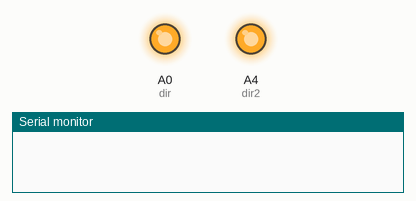
The sketch below on a simulated Arduino Uno, built with avr-gcc and run on an emulated ATmega328P. Parts: output pins drawn as LEDs (lit = HIGH), the last lines printed to the serial monitor. Pins used as bus, display or sensor lines are not drawn.

Above: at 1.6 s.
At 21.5 s:
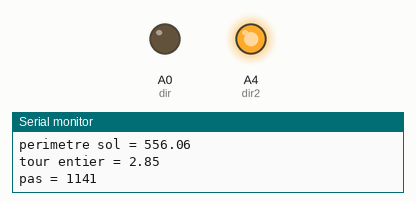
Timing chart, 0 to 26.7 s (numbered marks = the images above):
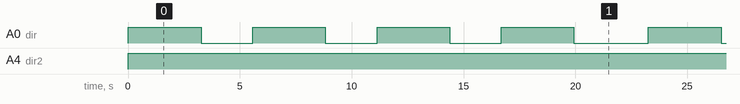

Measured:
- by itself, A0 (dir): repeats every 23.2 s: 3 × (LOW 2.3 s, HIGH 3.2 s), LOW 3.3 s, HIGH 3.3 s
- by itself, A4 (dir2): LOW → HIGH at 0.00 s
- by itself, everything shown: repeats every 23.2 s, in 8 steps

The sketch:

MOTEUR_QUI_MARCHE.ino
```cpp
const int diametreroue=62;
const int diametrentreroue=177;
const int nbrdepas=1600;
const float pi = 3.14159;
float perimetreroue;
float perimetresol;
float tourentier;
int pas;

int dir=A0;
int istep=A1;
int sleep=A2;

int dir2=A4;
int istep2=A5;
int sleep2=A3;

void setup() {
  Serial.begin(9600);
pinMode(dir,OUTPUT);
pinMode(istep,OUTPUT);
pinMode(sleep,OUTPUT);

pinMode(dir2,OUTPUT);
pinMode(istep2,OUTPUT);
pinMode(sleep2,OUTPUT);
}

void loop() {
   carrepierre();
  //calculangle(180);
//droite(1600);
  //calculangle(360);
//droite(pas);

stop();
delay(1000);
  }
```

FORME.ino
```cpp
void formeA() {}

void formeB() {}

void formeC() {}

void formeD() {}

void formeE() {}

void formeF() {}

void formeG() {}

void formeH() {}

void formeI() {}

void formeJ() {}

void formeK() {}

void formeL() {}

void formeM() {}

void formeN() {}

void formeO() {}

void formeP() {}
```

figures.ino
```cpp
void carre()
{
 toutdroit(800);
 gauche(1030);
 toutdroit(800);
 gauche(1030);
 toutdroit(800);
 gauche(1030);
 toutdroit(800);
}

void triangle()
{
  toutdroit(800);
  gauche(1300);
  toutdroit(800);
  gauche(1300);
  toutdroit(800);
}

void carrepierre()
{
  toutdroit(1600);
  calculangle(90);
droite(pas);
  toutdroit(1600);
droite(pas);
  toutdroit(1600);
droite(pas);
toutdroit(1600);
droite(pas);
}
```

fonction.ino
```cpp
 void toutdroit(int pas)
{
  int i;
  for (i = 1; i < pas; i++)
  {
    digitalWrite(dir, 1);
    digitalWrite(dir2, 1);

    digitalWrite(sleep, 1);
    digitalWrite(istep, 1);
    digitalWrite(sleep2, 1);
    digitalWrite(istep2, 1);

    delayMicroseconds(1000);
    digitalWrite(istep, 0);
    digitalWrite(istep2, 0);

    delayMicroseconds(1000);
  }
}

void stop()
{
  digitalWrite(sleep, 0);
  digitalWrite(sleep2, 0);

  // digitalWrite(istep,0);
}

void gauche(int pas)
{
  int i;
  for (i = 1; i < pas; i++)
  {
    digitalWrite(dir, 1);
    digitalWrite(dir2, 0);

    digitalWrite(sleep, 1);
    digitalWrite(istep, 1);
    digitalWrite(sleep2, 1);
    digitalWrite(istep2, 1);

    delayMicroseconds(1000);

    digitalWrite(istep, 0);
    digitalWrite(istep2, 0);


    delayMicroseconds(1000);
  }
}

void droite(int pas)
{
  int i;
  for (i = 1; i < pas; i++)
  {
    digitalWrite(dir, 0);
    digitalWrite(dir2, 1);

    digitalWrite(sleep, 1);
    digitalWrite(istep, 1);
    digitalWrite(sleep2, 1);
    digitalWrite(istep2, 1);

    delayMicroseconds(1000);

    digitalWrite(istep, 0);
    digitalWrite(istep2, 0);


    delayMicroseconds(1000);
  }
}

void reculer(int pas)
{
  int i;
  for (i = 1; i < pas; i++)
  {
    digitalWrite(dir, 1);
    digitalWrite(dir2, 1);

    digitalWrite(sleep, 1);
    digitalWrite(istep, 1);
    digitalWrite(sleep2, 1);
    digitalWrite(istep2, 1);

    delayMicroseconds(1000);
    digitalWrite(istep, 0);
    digitalWrite(istep2, 0);

    delayMicroseconds(1000);
  }
}


 void calculangle(float angle)
{
  angle=angle/360;
  Serial.print("angle = ");
 Serial.println(angle);
 perimetreroue=pi*diametreroue;
  Serial.print("perimetre roue = ");
 Serial.println(perimetreroue);
 perimetresol=pi*diametrentreroue;
  Serial.print("perimetre sol = ");
 Serial.println(perimetresol);
 tourentier=perimetresol/perimetreroue;
  Serial.print("tour entier = ");
 Serial.println(tourentier);


 pas=tourentier*nbrdepas*angle;
  Serial.print("pas = ");
 Serial.println(pas);

}
```
